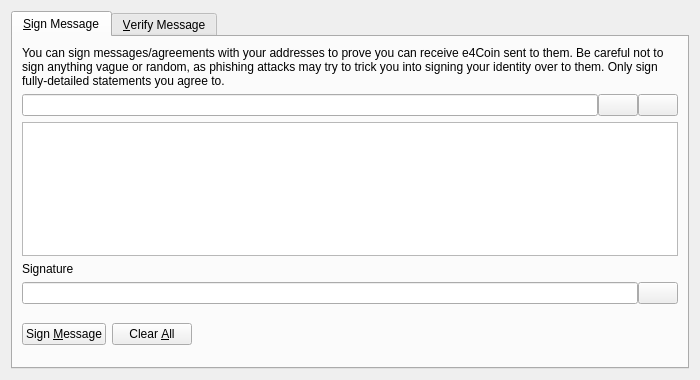
<?xml version="1.0" encoding="UTF-8"?>
<ui version="4.0">
 <class>SignVerifyMessageDialog</class>
 <widget class="QDialog" name="SignVerifyMessageDialog">
  <property name="geometry">
   <rect>
    <x>0</x>
    <y>0</y>
    <width>700</width>
    <height>380</height>
   </rect>
  </property>
  <property name="windowTitle">
   <string>Signatures - Sign / Verify a Message</string>
  </property>
  <property name="modal">
   <bool>true</bool>
  </property>
  <layout class="QVBoxLayout" name="verticalLayout">
   <item>
    <widget class="QTabWidget" name="tabWidget">
     <property name="currentIndex">
      <number>0</number>
     </property>
     <widget class="QWidget" name="tabSignMessage">
      <attribute name="title">
       <string>&amp;Sign Message</string>
      </attribute>
      <layout class="QVBoxLayout" name="verticalLayout_SM">
       <item>
        <widget class="QLabel" name="infoLabel_SM">
         <property name="text">
          <string>You can sign messages/agreements with your addresses to prove you can receive e4Coin sent to them. Be careful not to sign anything vague or random, as phishing attacks may try to trick you into signing your identity over to them. Only sign fully-detailed statements you agree to.</string>
         </property>
         <property name="textFormat">
          <enum>Qt::PlainText</enum>
         </property>
         <property name="wordWrap">
          <bool>true</bool>
         </property>
        </widget>
       </item>
       <item>
        <layout class="QHBoxLayout" name="horizontalLayout_1_SM">
         <property name="spacing">
          <number>0</number>
         </property>
         <item>
          <widget class="QValidatedLineEdit" name="addressIn_SM">
           <property name="toolTip">
            <string>The e4Coin address to sign the message with</string>
           </property>
          </widget>
         </item>
         <item>
          <widget class="QPushButton" name="addressBookButton_SM">
           <property name="toolTip">
            <string>Choose previously used address</string>
           </property>
           <property name="text">
            <string/>
           </property>
           <property name="shortcut">
            <string>Alt+A</string>
           </property>
           <property name="autoDefault">
            <bool>false</bool>
           </property>
          </widget>
         </item>
         <item>
          <widget class="QPushButton" name="pasteButton_SM">
           <property name="toolTip">
            <string>Paste address from clipboard</string>
           </property>
           <property name="text">
            <string/>
           </property>
           <property name="shortcut">
            <string>Alt+P</string>
           </property>
           <property name="autoDefault">
            <bool>false</bool>
           </property>
          </widget>
         </item>
        </layout>
       </item>
       <item>
        <widget class="QPlainTextEdit" name="messageIn_SM">
         <property name="toolTip">
          <string>Enter the message you want to sign here</string>
         </property>
        </widget>
       </item>
       <item>
        <widget class="QLabel" name="signatureLabel_SM">
         <property name="text">
          <string>Signature</string>
         </property>
         <property name="textFormat">
          <enum>Qt::PlainText</enum>
         </property>
        </widget>
       </item>
       <item>
        <layout class="QHBoxLayout" name="horizontalLayout_2_SM">
         <property name="spacing">
          <number>0</number>
         </property>
         <item>
          <widget class="QLineEdit" name="signatureOut_SM">
           <property name="font">
            <font>
             <italic>true</italic>
            </font>
           </property>
           <property name="readOnly">
            <bool>true</bool>
           </property>
          </widget>
         </item>
         <item>
          <widget class="QPushButton" name="copySignatureButton_SM">
           <property name="toolTip">
            <string>Copy the current signature to the system clipboard</string>
           </property>
           <property name="text">
            <string/>
           </property>
           <property name="autoDefault">
            <bool>false</bool>
           </property>
          </widget>
         </item>
        </layout>
       </item>
       <item>
        <layout class="QHBoxLayout" name="horizontalLayout_3_SM">
         <item>
          <widget class="QPushButton" name="signMessageButton_SM">
           <property name="toolTip">
            <string>Sign the message to prove you own this e4Coin address</string>
           </property>
           <property name="text">
            <string>Sign &amp;Message</string>
           </property>
           <property name="autoDefault">
            <bool>false</bool>
           </property>
          </widget>
         </item>
         <item>
          <widget class="QPushButton" name="clearButton_SM">
           <property name="toolTip">
            <string>Reset all sign message fields</string>
           </property>
           <property name="text">
            <string>Clear &amp;All</string>
           </property>
           <property name="autoDefault">
            <bool>false</bool>
           </property>
          </widget>
         </item>
         <item>
          <spacer name="horizontalSpacer_1_SM">
           <property name="orientation">
            <enum>Qt::Horizontal</enum>
           </property>
           <property name="sizeHint" stdset="0">
            <size>
             <width>40</width>
             <height>48</height>
            </size>
           </property>
          </spacer>
         </item>
         <item>
          <widget class="QLabel" name="statusLabel_SM">
           <property name="font">
            <font>
             <weight>75</weight>
             <bold>true</bold>
            </font>
           </property>
           <property name="text">
            <string/>
           </property>
           <property name="wordWrap">
            <bool>true</bool>
           </property>
          </widget>
         </item>
         <item>
          <spacer name="horizontalSpacer_2_SM">
           <property name="orientation">
            <enum>Qt::Horizontal</enum>
           </property>
           <property name="sizeHint" stdset="0">
            <size>
             <width>40</width>
             <height>48</height>
            </size>
           </property>
          </spacer>
         </item>
        </layout>
       </item>
      </layout>
     </widget>
     <widget class="QWidget" name="tabVerifyMessage">
      <attribute name="title">
       <string>&amp;Verify Message</string>
      </attribute>
      <layout class="QVBoxLayout" name="verticalLayout_VM">
       <item>
        <widget class="QLabel" name="infoLabel_VM">
         <property name="text">
          <string>Enter the receiver's address, message (ensure you copy line breaks, spaces, tabs, etc. exactly) and signature below to verify the message. Be careful not to read more into the signature than what is in the signed message itself, to avoid being tricked by a man-in-the-middle attack. Note that this only proves the signing party receives with the address, it cannot prove sendership of any transaction!</string>
         </property>
         <property name="textFormat">
          <enum>Qt::PlainText</enum>
         </property>
         <property name="alignment">
          <set>Qt::AlignLeading|Qt::AlignLeft|Qt::AlignTop</set>
         </property>
         <property name="wordWrap">
          <bool>true</bool>
         </property>
        </widget>
       </item>
       <item>
        <layout class="QHBoxLayout" name="horizontalLayout_1_VM">
         <property name="spacing">
          <number>0</number>
         </property>
         <item>
          <widget class="QValidatedLineEdit" name="addressIn_VM">
           <property name="toolTip">
            <string>The e4Coin address the message was signed with</string>
           </property>
          </widget>
         </item>
         <item>
          <widget class="QPushButton" name="addressBookButton_VM">
           <property name="toolTip">
            <string>Choose previously used address</string>
           </property>
           <property name="text">
            <string/>
           </property>
           <property name="shortcut">
            <string>Alt+A</string>
           </property>
           <property name="autoDefault">
            <bool>false</bool>
           </property>
          </widget>
         </item>
        </layout>
       </item>
       <item>
        <widget class="QPlainTextEdit" name="messageIn_VM"/>
       </item>
       <item>
        <widget class="QValidatedLineEdit" name="signatureIn_VM"/>
       </item>
       <item>
        <layout class="QHBoxLayout" name="horizontalLayout_2_VM">
         <item>
          <widget class="QPushButton" name="verifyMessageButton_VM">
           <property name="toolTip">
            <string>Verify the message to ensure it was signed with the specified e4Coin address</string>
           </property>
           <property name="text">
            <string>Verify &amp;Message</string>
           </property>
           <property name="autoDefault">
            <bool>false</bool>
           </property>
          </widget>
         </item>
         <item>
          <widget class="QPushButton" name="clearButton_VM">
           <property name="toolTip">
            <string>Reset all verify message fields</string>
           </property>
           <property name="text">
            <string>Clear &amp;All</string>
           </property>
           <property name="autoDefault">
            <bool>false</bool>
           </property>
          </widget>
         </item>
         <item>
          <spacer name="horizontalSpacer_1_VM">
           <property name="orientation">
            <enum>Qt::Horizontal</enum>
           </property>
           <property name="sizeHint" stdset="0">
            <size>
             <width>40</width>
             <height>48</height>
            </size>
           </property>
          </spacer>
         </item>
         <item>
          <widget class="QLabel" name="statusLabel_VM">
           <property name="font">
            <font>
             <weight>75</weight>
             <bold>true</bold>
            </font>
           </property>
           <property name="text">
            <string/>
           </property>
           <property name="wordWrap">
            <bool>true</bool>
           </property>
          </widget>
         </item>
         <item>
          <spacer name="horizontalSpacer_2_VM">
           <property name="orientation">
            <enum>Qt::Horizontal</enum>
           </property>
           <property name="sizeHint" stdset="0">
            <size>
             <width>40</width>
             <height>48</height>
            </size>
           </property>
          </spacer>
         </item>
        </layout>
       </item>
      </layout>
     </widget>
    </widget>
   </item>
  </layout>
 </widget>
 <customwidgets>
  <customwidget>
   <class>QValidatedLineEdit</class>
   <extends>QLineEdit</extends>
   <header>qvalidatedlineedit.h</header>
  </customwidget>
 </customwidgets>
 <resources>
  <include location="../e4coin.qrc"/>
 </resources>
 <connections/>
</ui>
